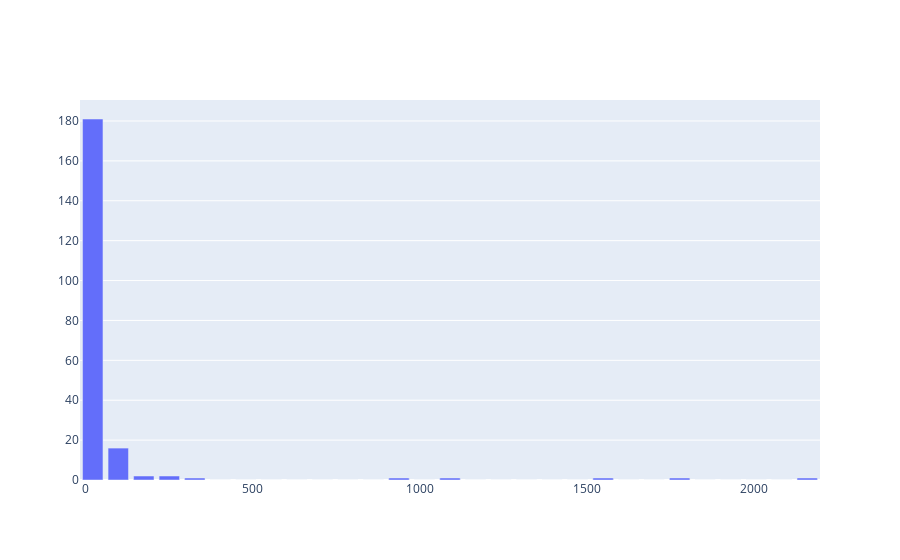

Notebook code for this chart:
### Markdown cell above
There are some spikes in the mape error over time plot above. This is probably caused by the low CashIn values in these weeks, which pushes the MAPE error to higher values.

### Code cell
# reference: https://plotly.com/python/bar-charts/

import plotly.graph_objects as go

N_BINS = 30

begin = error_over_time.min()
to = error_over_time.max()

bins = pd.Series(np.linspace(start = begin-1, stop = to + 1, num = N_BINS))

fig = go.Figure(data=[
    go.Bar(name='CashIn', x=bins, y=pd.cut(error_over_time, bins, right=False).value_counts(sort=False) ),
])

fig.update_layout(barmode='group')
fig.show()

### Figure 1 — Plotly figure (JSON) as saved in the notebook; plotly's stock layout.template omitted (floating-point values rounded to 4 significant figures)
{"data": [{"name": "CashIn", "type": "bar", "x": [21.81, 98.15, 174.5, 250.8, 327.1, 403.5, 479.8, 556.2, 632.5, 708.8, 785.2, 861.5, 937.8, 1014.0, 1090.0, 1167.0, 1243.0, 1319.0, 1396.0, 1472.0, 1548.0, 1625.0, 1701.0, 1777.0, 1854.0, 1930.0, 2007.0, 2083.0, 2159.0, 2236.0], "y": [181, 16, 2, 2, 1, 0, 0, 0, 0, 0, 0, 0, 1, 0, 1, 0, 0, 0, 0, 0, 1, 0, 0, 1, 0, 0, 0, 0, 1]}], "layout": {"barmode": "group"}}
